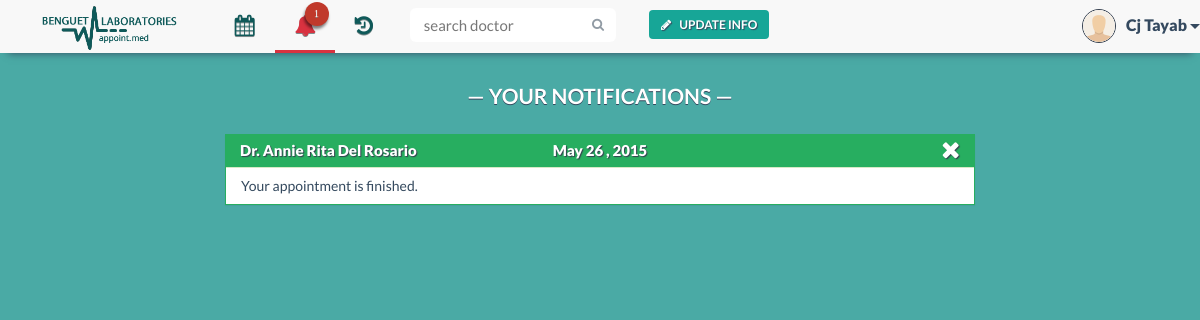
/notifications.php (signed in), run on an earlier commit of the app's database.
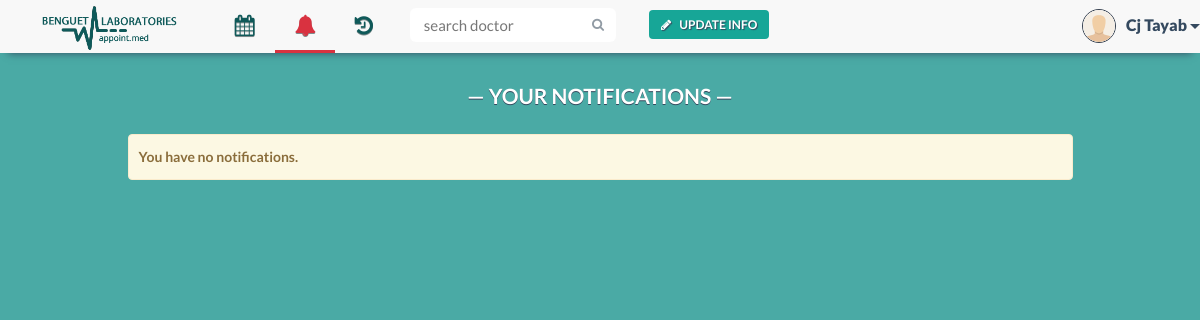
And on a later commit of the database.
### tables this page shows
CREATE TABLE IF NOT EXISTS `notification` (
  `notification_id` int(11) NOT NULL AUTO_INCREMENT,
  `indicator` varchar(30) NOT NULL,
  `doctor_id` varchar(30) NOT NULL,
  `patient_id` varchar(30) NOT NULL,
  `legend_id` varchar(30) NOT NULL,
  `notification_date` date NOT NULL,
  `notification` text NOT NULL,
  PRIMARY KEY (`notification_id`),
  KEY `notif_id` (`legend_id`)
);

CREATE TABLE IF NOT EXISTS `doctor` (
  `doctor_id` varchar(30) NOT NULL,
  `doctor_name` varchar(30) NOT NULL,
  `specialization` text NOT NULL,
  `doctor_status` enum('In','Out','Break') NOT NULL,
  `email` varchar(30) NOT NULL,
  `username` varchar(30) NOT NULL,
  PRIMARY KEY (`doctor_id`),
  KEY `username` (`username`)
);

### notifications.php (the view, shortened to what the changed rows need)
<!DOCTYPE html>
<html lang="en">
    <?php
    include 'include/head.php';
    include 'connectdatabase.php';
    ?>
    <body>
        <div class="container">
            <?php
            $username = $_SESSION['username'];
            $result = mysqli_query($con, "SELECT * FROM patient WHERE username LIKE '$username'");
            $row = mysqli_fetch_array($result);
            $patient_id = $row['patient_id'];
            $date_today = date('Y-m-d');
            $n_result = mysqli_query($con, "SELECT * FROM notification WHERE patient_id LIKE '$patient_id' ORDER BY 6 DESC");
            $count_result = mysqli_query($con, "SELECT COUNT(notification) AS count FROM notification WHERE patient_id LIKE '$patient_id' AND (indicator = 'doctor' OR indicator = 'admin')");
            $count_row = mysqli_fetch_array($count_result);
            $count_announcement = mysqli_query($con, "SELECT * FROM announcement WHERE start_publish <= '$date_today' AND end_publish >= '$date_today' AND (send_to = 'all' OR send_to = 'patient')");
            $notif_count = $count_row['count'];
            $announcement_count = mysqli_num_rows($count_announcement);
            $notif_count2 = $notif_count + $announcement_count;
            ?>
            <?php
            include 'include/pt-nav-start.php';
            ?>
            <ul class="nav navbar-nav">
                <li class="active tooltip-bottom" data-tooltip="Notifications">
                    <a href="notifications.php">
                        <i class="fa fa-bell fa-lg">
                            <?php
                            if ($notif_count2 == 0)
                                echo '<span class="badge hide">' . $notif_count2 . '</span>';
                            else
                                echo '<span class="badge">' . $notif_count2 . '</span>';
                            ?>
                        </i>Notifications
                    </a>
                </li>
                <?php
                include 'include/pt-nav-end.php';
                ?>
                <div class="container-fluid" id="notification">
                    <div class="row">
                        <div class="col-md-12">
                            <h1 class="text-center row-header-fff">&mdash; Your Notifications &mdash;</h1>
                        </div>
                        <?php
                        if($notif_count2 >=1){
                            while ($n_row = mysqli_fetch_array($n_result)) {
                                if ($n_row['indicator'] == 'doctor' || $n_row['indicator'] == 'admin') {
                                    if ($n_row['patient_id'] == $patient_id) {
                                        $n_id = $n_row['legend_id'];
                                        $n_did = $n_row['doctor_id'];
                                        $notif_date = date("F j , Y", strtotime($n_row["notification_date"]));
                                        $n_legend = mysqli_query($con, "SELECT * FROM notification_legend WHERE legend_id LIKE '$n_id'");
                                        $n_color = mysqli_fetch_array($n_legend);
                                        $d_result = mysqli_query($con, "SELECT * FROM doctor WHERE doctor_id LIKE '$n_did'");
                                        $doc = mysqli_fetch_array($d_result);
                                        if ($n_color['color'] == 'red' && $n_row['indicator'] == 'doctor') {
                                            echo "<div class='col-xs-12 col-md-8 col-md-offset-2'>
                                <div class='panel panel-notif panel-danger'>
                                    <div class='panel-heading'><span class='hidden-xs hidden-sm'>Dr. " . $doc["doctor_name"] . "</span>" . $notif_date . "
                                        <a href=\"close_notif.php?nid=$n_row[notification_id]\" title='Close'><i class='fa fa-remove delete-btn x-btn'></i></a>
                                    </div>
                                    <div class='panel-body'>
                                        ". $n_row['notification'] . "<span class='visible-xs visible-sm notif-name'>&mdash; Dr. " . $doc['doctor_name'] . "</span>
                                    </div>
                                </div>
                            </div>";
                                        } else if ($n_color['color'] == 'green') {
                                            echo "<div class='col-xs-12 col-md-8 col-md-offset-2'>
                                <div class='panel panel-notif panel-success'>
                                    <div class='panel-heading'><span class='hidden-xs hidden-sm'>Dr. " . $doc["doctor_name"] . "</span>" . $notif_date  . "
                                        <a href=\"close_notif.php?nid=$n_row[notification_id]\" title='Close'><i class='fa fa-remove delete-btn x-btn'></i></a>
                                    </div>
                                    <div class='panel-body'>
                                        " . $n_row['notification'] . "<span class='visible-xs visible-sm notif-name'>&mdash; Dr. " . $doc['doctor_name'] . "</span>
                                    </div>
                                </div>
                            </div>";
                                        } else if ($n_color['color'] == 'blue') {
                                            echo "<div class='col-xs-12 col-md-8 col-md-offset-2'>
                                <div class='panel panel-notif panel-info'>
                                    <div class='panel-heading'><span class='hidden-xs hidden-sm'>Dr. " . $doc["doctor_name"] . "</span>" . $notif_date  . "
                                        <a href=\"close_notif.php?nid=$n_row[notification_id]\" title='Close'><i class='fa fa-remove delete-btn x-btn'></i></a>
                                    </div>
                                    <div class='panel-body'>
                                        " . $n_row['notification'] . "<span class='visible-xs visible-sm notif-name'>&mdash; Dr. " . $doc['doctor_name'] . "</span>
                                    </div>
                                </div>
                            </div>";
                                        }else if ($n_color['color'] == 'red' && $n_row['indicator'] == 'admin') {
                                            echo "<div class='col-xs-12 col-md-8 col-md-offset-2'>
                                <div class='panel panel-notif panel-danger'>
                                    <div class='panel-heading'><span class='hidden-xs hidden-sm'>Admin</span>" . $notif_date . "
                                        <a href=\"close_notif.php?nid=$n_row[notification_id]\" title='Close'><i class='fa fa-remove delete-btn x-btn'></i></a>
                                    </div>
                                    <div class='panel-body'>
                                        ". $n_row['notification'] . "<span class='visible-xs visible-sm notif-name'>&mdash; Dr. " . $doc['doctor_name'] . "</span>
                                    </div>
                                </div>
                            </div>";
                                        }
                                    }
                                }
                            }
                        }else{
                            echo '<div class="col-xs-12 col-md-10 col-md-offset-1">
                            <div class="alert alert-warning" role="alert">
                            <strong>You have no notifications.</strong></div>
                            </div>';
                        }
                        ?>
                    </div>
                </div>
        </div>
    </body>
</html>

What changed in the data, as far as the page shows it:
removed notification: doctor.doctor_name "Annie Rita Del Rosario", notification_date "May 26 , 2015", notification "Your appointment is finished."
Also different on the page:
$notif_count2: "1" → (not shown)
text now shown: "You have no notifications."
